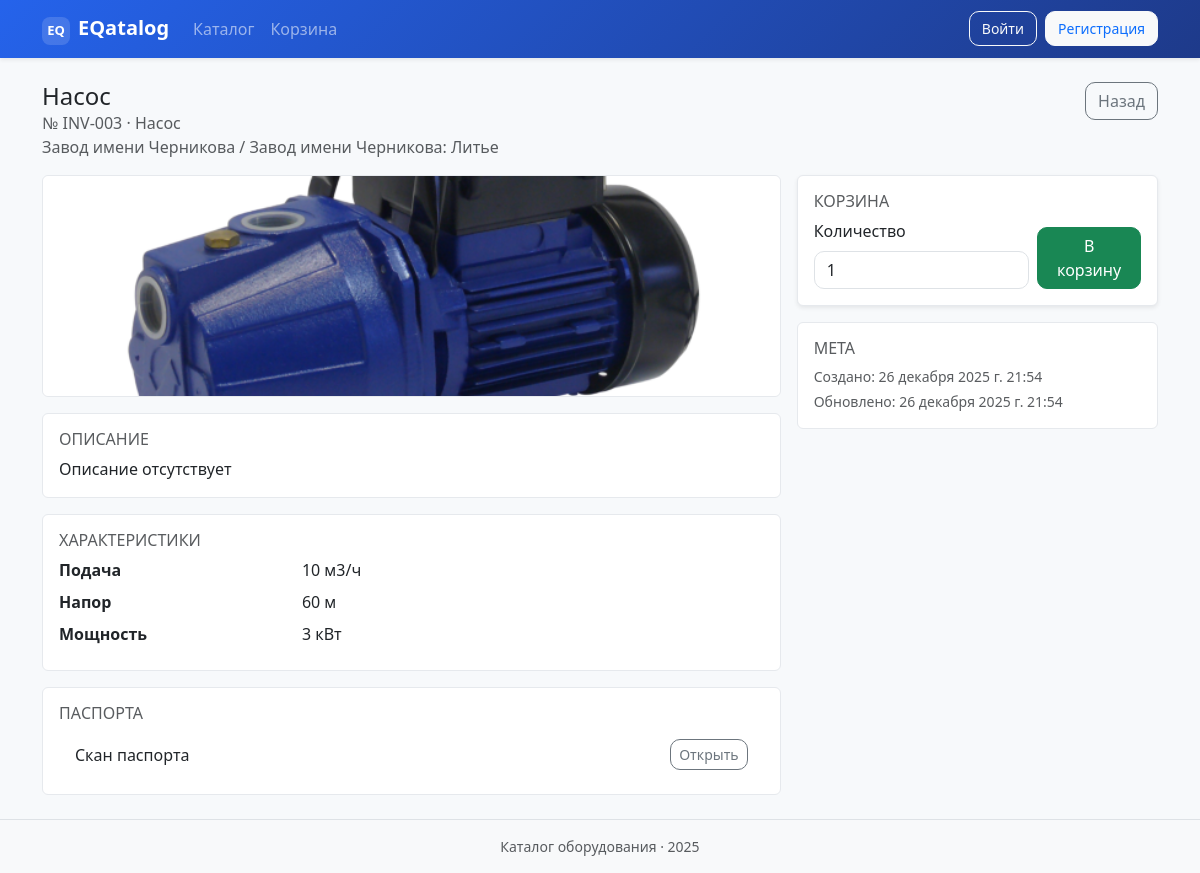
The page /equipment/3/ on the database its author committed.
### catalog/models.py (models this page shows, shortened)
class Equipment(models.Model):
    name = models.CharField(max_length=255)
    inventory_number = models.CharField(max_length=100, unique=True)
    equipment_type = models.ForeignKey(
        EquipmentType, on_delete=models.PROTECT, related_name="equipment"
    )
    site = models.ForeignKey(
        Site, on_delete=models.PROTECT, related_name="equipment"
    )
    workshop = models.ForeignKey(
        Workshop, on_delete=models.PROTECT, related_name="equipment"
    )
    description = models.TextField(blank=True)
    image = models.ImageField(upload_to="equipment/", null=True, blank=True)
    attributes = models.JSONField(default=dict, blank=True)
    created_by = models.ForeignKey(
        settings.AUTH_USER_MODEL,
        null=True,
        blank=True,
        on_delete=models.SET_NULL,
        related_name="created_equipment",
    )
    created_at = models.DateTimeField(auto_now_add=True)
    updated_at = models.DateTimeField(auto_now=True)
    class Meta:
        ordering = ["name"]
        verbose_name = _("Оборудование")
        verbose_name_plural = _("Оборудование")

class EquipmentType(models.Model):
    name = models.CharField(max_length=255)
    parent = models.ForeignKey(
        "self",
        null=True,
        blank=True,
        related_name="children",
        on_delete=models.SET_NULL,
    )
    description = models.TextField(blank=True)
    default_attributes = models.JSONField(
        default=list,
        blank=True,
        help_text=_("Список рекомендуемых характеристик для этого типа"),
    )
    class Meta:
        ordering = ["name"]
        verbose_name = _("Тип оборудования")
        verbose_name_plural = _("Типы оборудования")
    def __str__(self) -> str:
        return self.name

class Site(models.Model):
    name = models.CharField(max_length=255, unique=True)
    address = models.CharField(max_length=255, blank=True)
    class Meta:
        ordering = ["name"]
        verbose_name = _("Площадка")
        verbose_name_plural = _("Площадки")
    def __str__(self) -> str:
        return self.name

class Workshop(models.Model):
    site = models.ForeignKey(
        Site, on_delete=models.CASCADE, related_name="workshops"
    )
    name = models.CharField(max_length=255)
    description = models.TextField(blank=True)
    class Meta:
        ordering = ["name"]
        unique_together = ("site", "name")
        verbose_name = _("Цех")
        verbose_name_plural = _("Цеха")
    def __str__(self) -> str:
        return f"{self.site}: {self.name}"

class Passport(models.Model):
    equipment = models.ForeignKey(
        Equipment, on_delete=models.CASCADE, related_name="passports"
    )
    description = models.CharField(max_length=255, blank=True)
    file = models.FileField(upload_to="passports/")
    uploaded_at = models.DateTimeField(auto_now_add=True)
    class Meta:
        ordering = ["-uploaded_at"]
        verbose_name = _("Паспорт")
        verbose_name_plural = _("Паспорта")

### catalog/views.py (the view)
class EquipmentDetailView(DetailView):
    model = Equipment
    template_name = "catalog/equipment_detail.html"
    def get_context_data(self, **kwargs):
        context = super().get_context_data(**kwargs)
        context["passport_form"] = PassportForm()
        return context

### catalog/forms.py
class PassportForm(BootstrapFormMixin, forms.ModelForm):
    class Meta:
        model = Passport
        fields = ["description", "file"]
    def __init__(self, *args: Any, **kwargs: Dict[str, Any]) -> None:
        super().__init__(*args, **kwargs)
        self._apply_bootstrap()

### catalog/context_processors.py (called while the page is built, shortened)
def catalog_context(request: HttpRequest) -> dict[str, int]:
    user = request.user
    if isinstance(user, AnonymousUser) or not user.is_authenticated:
        return {"cart_count": 0, "can_add_equipment": False}

### catalog/forms.py (called while the page is built)
    def _apply_bootstrap(self) -> None:
        for field in self.fields.values():
            existing_classes = field.widget.attrs.get("class", "")
            field.widget.attrs["class"] = f"{existing_classes} form-control".strip()

### templates/catalog/equipment_detail.html (shortened to what this page needs)
{% extends "base.html" %}
{% block content %}
<div class="d-flex justify-content-between align-items-start mb-3">
    <div>
        <h1 class="h4 mb-0">{{ object.name }}</h1>
        <p class="text-muted mb-0">№ {{ object.inventory_number }} · {{ object.equipment_type }}</p>
        <p class="text-muted mb-0">{{ object.site }} / {{ object.workshop }}</p>
    </div>
    <div class="btn-group">
        <a class="btn btn-outline-secondary" href="{% url 'catalog:equipment_list' %}">Назад</a>
    </div>
</div>
<div class="row g-3">
    <div class="col-lg-8">
        {% if object.image %}
            <div class="card mb-3">
                <img src="{{ object.image.url }}" class="card-img-top rounded" alt="{{ object.name }}">
            </div>
        {% endif %}
        <div class="card mb-3">
            <div class="card-body">
                <h2 class="h6 text-uppercase text-muted">Описание</h2>
                <p class="mb-0">{{ object.description|default:"Описание отсутствует" }}</p>
            </div>
        </div>
        <div class="card mb-3">
            <div class="card-body">
                <h2 class="h6 text-uppercase text-muted">Характеристики</h2>
                {% if object.attributes %}
                    <dl class="row mb-0">
                        {% for key, value in object.attributes.items %}
                            <dt class="col-sm-4">{{ key }}</dt>
                            <dd class="col-sm-8">{{ value }}</dd>
                        {% endfor %}
                    </dl>
                {% else %}
                    <p class="mb-0 text-muted">Не указаны</p>
                {% endif %}
            </div>
        </div>
        <div class="card">
            <div class="card-body">
                <h2 class="h6 text-uppercase text-muted">Паспорта</h2>
                {% if object.passports.all %}
                    <ul class="list-group list-group-flush">
                        {% for passport in object.passports.all %}
                            <li class="list-group-item d-flex justify-content-between align-items-center">
                                <span>{{ passport.description|default:"Скан паспорта" }}</span>
                                <a class="btn btn-sm btn-outline-secondary" href="{{ passport.file.url }}" target="_blank">Открыть</a>
                            </li>
                        {% empty %}
                            <li class="list-group-item text-muted">Паспорта не добавлены.</li>
                        {% endfor %}
                    </ul>
                {% endif %}
            </div>
        </div>
    </div>
    <div class="col-lg-4">
        <div class="card mb-3 shadow-sm">
            <div class="card-body">
                <h2 class="h6 text-uppercase text-muted">Корзина</h2>
                <form method="post" action="{% url 'catalog:add_to_cart' object.pk %}" class="row g-2 align-items-end">
                    <div class="col-8">
                        <label class="form-label" for="quantity">Количество</label>
                        <input class="form-control" type="number" name="quantity" id="quantity" value="1" min="1">
                    </div>
                    <div class="col-4">
                        <button class="btn btn-success w-100" type="submit">В корзину</button>
                    </div>
                </form>
            </div>
        </div>
        <div class="card">
            <div class="card-body">
                <h2 class="h6 text-uppercase text-muted">Мета</h2>
                <p class="mb-1 small text-muted">Создано: {{ object.created_at }}</p>
                <p class="mb-0 small text-muted">Обновлено: {{ object.updated_at }}</p>
            </div>
        </div>
    </div>
</div>
{% endblock %}

### static/css/styles.css (style rules this page uses)
body { background-color: #f7f9fb; }
.card { border: 1px solid #e6e9ed; }
.card-img-top { object-fit: cover; max-height: 220px; }
.form-control, .form-select { border-radius: 10px; }
.btn { border-radius: 10px; }

### rows shown on the page
Equipment: name "Насос", inventory_number "INV-003", equipment_type "Насос", site "Завод имени Черникова", workshop "Завод имени Черникова: Литье", image (picture), description "Описание отсутствует", created_at "26 декабря 2025 г. 21:54", updated_at "26 декабря 2025 г. 21:54"
Passport: description "Скан паспорта"

### other values the page prints
{{ key }} "Подача" "Напор" "Мощность"
{{ value }} "10 м3/ч" "60 м" "3 кВт"
